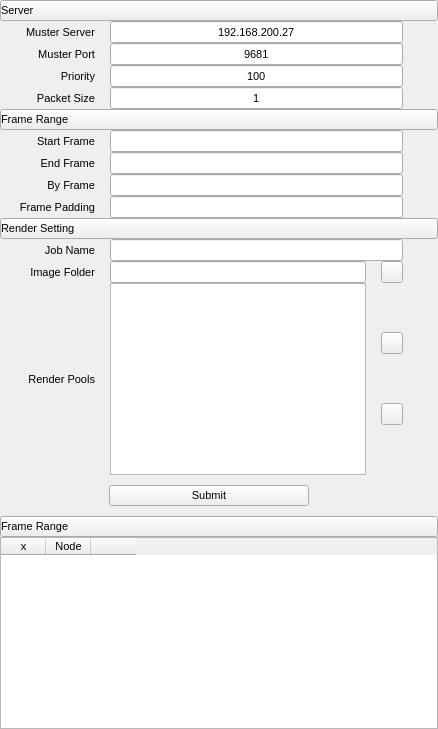
<?xml version="1.0" encoding="UTF-8"?>
<ui version="4.0">
 <class>MusterConnector</class>
 <widget class="QWidget" name="MusterConnector">
  <property name="geometry">
   <rect>
    <x>0</x>
    <y>0</y>
    <width>400</width>
    <height>760</height>
   </rect>
  </property>
  <property name="sizePolicy">
   <sizepolicy hsizetype="Preferred" vsizetype="MinimumExpanding">
    <horstretch>0</horstretch>
    <verstretch>0</verstretch>
   </sizepolicy>
  </property>
  <property name="minimumSize">
   <size>
    <width>400</width>
    <height>0</height>
   </size>
  </property>
  <property name="font">
   <font>
    <family>Arial</family>
    <pointsize>8</pointsize>
   </font>
  </property>
  <property name="windowTitle">
   <string>MusterConnector</string>
  </property>
  <layout class="QVBoxLayout" name="verticalLayout">
   <property name="spacing">
    <number>0</number>
   </property>
   <property name="sizeConstraint">
    <enum>QLayout::SetFixedSize</enum>
   </property>
   <property name="margin">
    <number>0</number>
   </property>
   <item>
    <layout class="QVBoxLayout" name="server_panel_layout">
     <property name="spacing">
      <number>0</number>
     </property>
     <item>
      <widget class="QPushButton" name="server_panel_button">
       <property name="layoutDirection">
        <enum>Qt::LeftToRight</enum>
       </property>
       <property name="styleSheet">
        <string notr="true">text-align: left</string>
       </property>
       <property name="text">
        <string>Server</string>
       </property>
       <property name="icon">
        <iconset>
         <normaloff>C:/Users/julio/.designer/icons/minus-square-o_000000_12.png</normaloff>
         <normalon>C:/Users/julio/.designer/icons/plus-square-o_000000_12.png</normalon>C:/Users/julio/.designer/icons/minus-square-o_000000_12.png</iconset>
       </property>
       <property name="checkable">
        <bool>false</bool>
       </property>
      </widget>
     </item>
     <item>
      <widget class="QWidget" name="server_panel" native="true">
       <layout class="QVBoxLayout" name="verticalLayout_2">
        <property name="spacing">
         <number>0</number>
        </property>
        <property name="leftMargin">
         <number>15</number>
        </property>
        <property name="topMargin">
         <number>0</number>
        </property>
        <property name="rightMargin">
         <number>35</number>
        </property>
        <property name="bottomMargin">
         <number>0</number>
        </property>
        <item>
         <layout class="QHBoxLayout" name="muster_ip_layout">
          <property name="spacing">
           <number>15</number>
          </property>
          <property name="sizeConstraint">
           <enum>QLayout::SetDefaultConstraint</enum>
          </property>
          <item>
           <widget class="QLabel" name="muster_ip_label">
            <property name="minimumSize">
             <size>
              <width>80</width>
              <height>0</height>
             </size>
            </property>
            <property name="text">
             <string>Muster Server</string>
            </property>
            <property name="alignment">
             <set>Qt::AlignRight|Qt::AlignTrailing|Qt::AlignVCenter</set>
            </property>
           </widget>
          </item>
          <item>
           <widget class="QLineEdit" name="muster_ip">
            <property name="text">
             <string>192.168.200.27</string>
            </property>
            <property name="alignment">
             <set>Qt::AlignCenter</set>
            </property>
           </widget>
          </item>
         </layout>
        </item>
        <item>
         <layout class="QHBoxLayout" name="muster_port_layout">
          <property name="spacing">
           <number>15</number>
          </property>
          <property name="sizeConstraint">
           <enum>QLayout::SetDefaultConstraint</enum>
          </property>
          <item>
           <widget class="QLabel" name="muster_port_label">
            <property name="minimumSize">
             <size>
              <width>80</width>
              <height>0</height>
             </size>
            </property>
            <property name="layoutDirection">
             <enum>Qt::LeftToRight</enum>
            </property>
            <property name="text">
             <string>Muster Port</string>
            </property>
            <property name="alignment">
             <set>Qt::AlignRight|Qt::AlignTrailing|Qt::AlignVCenter</set>
            </property>
           </widget>
          </item>
          <item>
           <widget class="QLineEdit" name="muster_port">
            <property name="text">
             <string>9681</string>
            </property>
            <property name="alignment">
             <set>Qt::AlignCenter</set>
            </property>
           </widget>
          </item>
         </layout>
        </item>
        <item>
         <layout class="QHBoxLayout" name="priority_layout">
          <property name="spacing">
           <number>15</number>
          </property>
          <property name="sizeConstraint">
           <enum>QLayout::SetDefaultConstraint</enum>
          </property>
          <item>
           <widget class="QLabel" name="priority_label">
            <property name="minimumSize">
             <size>
              <width>80</width>
              <height>0</height>
             </size>
            </property>
            <property name="layoutDirection">
             <enum>Qt::LeftToRight</enum>
            </property>
            <property name="text">
             <string>Priority</string>
            </property>
            <property name="alignment">
             <set>Qt::AlignRight|Qt::AlignTrailing|Qt::AlignVCenter</set>
            </property>
           </widget>
          </item>
          <item>
           <widget class="QLineEdit" name="priority">
            <property name="text">
             <string>100</string>
            </property>
            <property name="alignment">
             <set>Qt::AlignCenter</set>
            </property>
           </widget>
          </item>
         </layout>
        </item>
        <item>
         <layout class="QHBoxLayout" name="muster_packet_size_layout">
          <property name="spacing">
           <number>15</number>
          </property>
          <property name="sizeConstraint">
           <enum>QLayout::SetDefaultConstraint</enum>
          </property>
          <item>
           <widget class="QLabel" name="muster_packet_size_label">
            <property name="minimumSize">
             <size>
              <width>80</width>
              <height>0</height>
             </size>
            </property>
            <property name="text">
             <string>Packet Size</string>
            </property>
            <property name="alignment">
             <set>Qt::AlignRight|Qt::AlignTrailing|Qt::AlignVCenter</set>
            </property>
           </widget>
          </item>
          <item>
           <widget class="QLineEdit" name="packet_size">
            <property name="text">
             <string>1</string>
            </property>
            <property name="alignment">
             <set>Qt::AlignCenter</set>
            </property>
           </widget>
          </item>
         </layout>
        </item>
       </layout>
      </widget>
     </item>
    </layout>
   </item>
   <item>
    <layout class="QVBoxLayout" name="frame_range_layout">
     <property name="spacing">
      <number>0</number>
     </property>
     <item>
      <widget class="QPushButton" name="frame_range_panel_button">
       <property name="layoutDirection">
        <enum>Qt::LeftToRight</enum>
       </property>
       <property name="styleSheet">
        <string notr="true">text-align: left</string>
       </property>
       <property name="text">
        <string>Frame Range</string>
       </property>
       <property name="icon">
        <iconset>
         <normaloff>C:/Users/julio/.designer/icons/minus-square-o_000000_12.png</normaloff>
         <normalon>C:/Users/julio/.designer/icons/plus-square-o_000000_12.png</normalon>C:/Users/julio/.designer/icons/minus-square-o_000000_12.png</iconset>
       </property>
       <property name="checkable">
        <bool>false</bool>
       </property>
      </widget>
     </item>
     <item>
      <widget class="QWidget" name="frame_range_panel" native="true">
       <property name="enabled">
        <bool>true</bool>
       </property>
       <layout class="QVBoxLayout" name="verticalLayout_3">
        <property name="spacing">
         <number>0</number>
        </property>
        <property name="leftMargin">
         <number>15</number>
        </property>
        <property name="topMargin">
         <number>0</number>
        </property>
        <property name="rightMargin">
         <number>35</number>
        </property>
        <property name="bottomMargin">
         <number>0</number>
        </property>
        <item>
         <layout class="QHBoxLayout" name="start_frame_layout">
          <property name="spacing">
           <number>15</number>
          </property>
          <property name="sizeConstraint">
           <enum>QLayout::SetDefaultConstraint</enum>
          </property>
          <item>
           <widget class="QLabel" name="start_frame_label">
            <property name="minimumSize">
             <size>
              <width>80</width>
              <height>0</height>
             </size>
            </property>
            <property name="text">
             <string>Start Frame</string>
            </property>
            <property name="alignment">
             <set>Qt::AlignRight|Qt::AlignTrailing|Qt::AlignVCenter</set>
            </property>
           </widget>
          </item>
          <item>
           <widget class="QLineEdit" name="start_frame">
            <property name="alignment">
             <set>Qt::AlignCenter</set>
            </property>
           </widget>
          </item>
         </layout>
        </item>
        <item>
         <layout class="QHBoxLayout" name="end_frame_layout">
          <property name="spacing">
           <number>15</number>
          </property>
          <property name="sizeConstraint">
           <enum>QLayout::SetDefaultConstraint</enum>
          </property>
          <item>
           <widget class="QLabel" name="end_frame_label">
            <property name="minimumSize">
             <size>
              <width>80</width>
              <height>0</height>
             </size>
            </property>
            <property name="layoutDirection">
             <enum>Qt::LeftToRight</enum>
            </property>
            <property name="text">
             <string>End Frame</string>
            </property>
            <property name="alignment">
             <set>Qt::AlignRight|Qt::AlignTrailing|Qt::AlignVCenter</set>
            </property>
           </widget>
          </item>
          <item>
           <widget class="QLineEdit" name="end_frame">
            <property name="alignment">
             <set>Qt::AlignCenter</set>
            </property>
           </widget>
          </item>
         </layout>
        </item>
        <item>
         <layout class="QHBoxLayout" name="by_frame_layout">
          <property name="spacing">
           <number>15</number>
          </property>
          <property name="sizeConstraint">
           <enum>QLayout::SetDefaultConstraint</enum>
          </property>
          <item>
           <widget class="QLabel" name="by_frame_label">
            <property name="minimumSize">
             <size>
              <width>80</width>
              <height>0</height>
             </size>
            </property>
            <property name="layoutDirection">
             <enum>Qt::LeftToRight</enum>
            </property>
            <property name="text">
             <string>By Frame</string>
            </property>
            <property name="alignment">
             <set>Qt::AlignRight|Qt::AlignTrailing|Qt::AlignVCenter</set>
            </property>
           </widget>
          </item>
          <item>
           <widget class="QLineEdit" name="by_frame">
            <property name="alignment">
             <set>Qt::AlignCenter</set>
            </property>
           </widget>
          </item>
         </layout>
        </item>
        <item>
         <layout class="QHBoxLayout" name="frame_padding_layout">
          <property name="spacing">
           <number>15</number>
          </property>
          <property name="sizeConstraint">
           <enum>QLayout::SetDefaultConstraint</enum>
          </property>
          <item>
           <widget class="QLabel" name="frame_padding_label">
            <property name="minimumSize">
             <size>
              <width>80</width>
              <height>0</height>
             </size>
            </property>
            <property name="text">
             <string>Frame Padding</string>
            </property>
            <property name="alignment">
             <set>Qt::AlignRight|Qt::AlignTrailing|Qt::AlignVCenter</set>
            </property>
           </widget>
          </item>
          <item>
           <widget class="QLineEdit" name="frame_padding">
            <property name="alignment">
             <set>Qt::AlignCenter</set>
            </property>
           </widget>
          </item>
         </layout>
        </item>
       </layout>
      </widget>
     </item>
    </layout>
   </item>
   <item>
    <layout class="QVBoxLayout" name="submit_panel_layout">
     <property name="spacing">
      <number>0</number>
     </property>
     <item>
      <widget class="QPushButton" name="submit_panel_button">
       <property name="layoutDirection">
        <enum>Qt::LeftToRight</enum>
       </property>
       <property name="styleSheet">
        <string notr="true">text-align: left</string>
       </property>
       <property name="text">
        <string>Render Setting</string>
       </property>
       <property name="icon">
        <iconset>
         <normaloff>C:/Users/julio/.designer/icons/gear_c8c8c8_12.png</normaloff>C:/Users/julio/.designer/icons/gear_c8c8c8_12.png</iconset>
       </property>
       <property name="checkable">
        <bool>false</bool>
       </property>
      </widget>
     </item>
     <item>
      <widget class="QWidget" name="submit_panel" native="true">
       <property name="sizePolicy">
        <sizepolicy hsizetype="Expanding" vsizetype="Expanding">
         <horstretch>0</horstretch>
         <verstretch>0</verstretch>
        </sizepolicy>
       </property>
       <property name="minimumSize">
        <size>
         <width>400</width>
         <height>0</height>
        </size>
       </property>
       <layout class="QVBoxLayout" name="verticalLayout_4">
        <property name="spacing">
         <number>0</number>
        </property>
        <property name="sizeConstraint">
         <enum>QLayout::SetNoConstraint</enum>
        </property>
        <property name="leftMargin">
         <number>15</number>
        </property>
        <property name="topMargin">
         <number>0</number>
        </property>
        <property name="rightMargin">
         <number>35</number>
        </property>
        <property name="bottomMargin">
         <number>0</number>
        </property>
        <item>
         <layout class="QHBoxLayout" name="job_name_layout">
          <property name="spacing">
           <number>15</number>
          </property>
          <property name="sizeConstraint">
           <enum>QLayout::SetDefaultConstraint</enum>
          </property>
          <property name="leftMargin">
           <number>0</number>
          </property>
          <property name="rightMargin">
           <number>0</number>
          </property>
          <item>
           <widget class="QLabel" name="job_name_label">
            <property name="minimumSize">
             <size>
              <width>80</width>
              <height>0</height>
             </size>
            </property>
            <property name="text">
             <string>Job Name</string>
            </property>
            <property name="alignment">
             <set>Qt::AlignRight|Qt::AlignTrailing|Qt::AlignVCenter</set>
            </property>
           </widget>
          </item>
          <item>
           <widget class="QLineEdit" name="job_name"/>
          </item>
         </layout>
        </item>
        <item>
         <layout class="QHBoxLayout" name="image_folder_layout">
          <property name="spacing">
           <number>15</number>
          </property>
          <property name="sizeConstraint">
           <enum>QLayout::SetDefaultConstraint</enum>
          </property>
          <item>
           <widget class="QLabel" name="image_folder_label">
            <property name="minimumSize">
             <size>
              <width>80</width>
              <height>0</height>
             </size>
            </property>
            <property name="layoutDirection">
             <enum>Qt::LeftToRight</enum>
            </property>
            <property name="text">
             <string>Image Folder</string>
            </property>
            <property name="alignment">
             <set>Qt::AlignRight|Qt::AlignTrailing|Qt::AlignVCenter</set>
            </property>
           </widget>
          </item>
          <item>
           <widget class="QLineEdit" name="image_folder"/>
          </item>
          <item>
           <widget class="QPushButton" name="open_path_button">
            <property name="minimumSize">
             <size>
              <width>22</width>
              <height>22</height>
             </size>
            </property>
            <property name="maximumSize">
             <size>
              <width>22</width>
              <height>22</height>
             </size>
            </property>
            <property name="text">
             <string/>
            </property>
            <property name="icon">
             <iconset>
              <normaloff>C:/Users/julio/.designer/icons/folder-o_c8c8c8_12.png</normaloff>C:/Users/julio/.designer/icons/folder-o_c8c8c8_12.png</iconset>
            </property>
           </widget>
          </item>
         </layout>
        </item>
        <item>
         <layout class="QHBoxLayout" name="horizontalLayout">
          <property name="spacing">
           <number>15</number>
          </property>
          <property name="leftMargin">
           <number>0</number>
          </property>
          <property name="rightMargin">
           <number>0</number>
          </property>
          <item>
           <widget class="QLabel" name="render_pool_label">
            <property name="minimumSize">
             <size>
              <width>80</width>
              <height>0</height>
             </size>
            </property>
            <property name="text">
             <string>Render Pools</string>
            </property>
            <property name="alignment">
             <set>Qt::AlignRight|Qt::AlignTrailing|Qt::AlignVCenter</set>
            </property>
           </widget>
          </item>
          <item>
           <widget class="QListWidget" name="render_pool">
            <property name="sizePolicy">
             <sizepolicy hsizetype="Minimum" vsizetype="Minimum">
              <horstretch>0</horstretch>
              <verstretch>0</verstretch>
             </sizepolicy>
            </property>
            <property name="toolTip">
             <string>&lt;html&gt;&lt;head/&gt;&lt;body&gt;&lt;p&gt;(滑鼠右鍵) &lt;span style=&quot; font-weight:600;&quot;&gt;選擇&lt;/span&gt;&lt;/p&gt;&lt;p&gt;(CTRL + 滑鼠右鍵)&lt;span style=&quot; font-weight:600;&quot;&gt; 減選&lt;/span&gt;&lt;/p&gt;&lt;/body&gt;&lt;/html&gt;</string>
            </property>
           </widget>
          </item>
          <item>
           <layout class="QVBoxLayout" name="verticalLayout_6">
            <property name="spacing">
             <number>0</number>
            </property>
            <item>
             <widget class="QPushButton" name="default_selection_button">
              <property name="minimumSize">
               <size>
                <width>22</width>
                <height>22</height>
               </size>
              </property>
              <property name="maximumSize">
               <size>
                <width>22</width>
                <height>22</height>
               </size>
              </property>
              <property name="text">
               <string/>
              </property>
              <property name="icon">
               <iconset>
                <normaloff>../icons/refresh_c8c8c8_12.png</normaloff>../icons/refresh_c8c8c8_12.png</iconset>
              </property>
             </widget>
            </item>
            <item>
             <widget class="QPushButton" name="clear_selection_button">
              <property name="minimumSize">
               <size>
                <width>22</width>
                <height>22</height>
               </size>
              </property>
              <property name="maximumSize">
               <size>
                <width>22</width>
                <height>22</height>
               </size>
              </property>
              <property name="text">
               <string/>
              </property>
              <property name="icon">
               <iconset>
                <normaloff>../icons/remove_c8c8c8_12.png</normaloff>../icons/remove_c8c8c8_12.png</iconset>
              </property>
             </widget>
            </item>
           </layout>
          </item>
         </layout>
        </item>
        <item>
         <layout class="QHBoxLayout" name="submit_button_layout">
          <property name="spacing">
           <number>10</number>
          </property>
          <property name="leftMargin">
           <number>0</number>
          </property>
          <property name="topMargin">
           <number>10</number>
          </property>
          <property name="bottomMargin">
           <number>10</number>
          </property>
          <item>
           <widget class="QPushButton" name="submit_render_button">
            <property name="maximumSize">
             <size>
              <width>200</width>
              <height>80</height>
             </size>
            </property>
            <property name="text">
             <string>Submit</string>
            </property>
            <property name="icon">
             <iconset>
              <normaloff>C:/Users/julio/.designer/icons/send-o_c8c8c8_12.png</normaloff>C:/Users/julio/.designer/icons/send-o_c8c8c8_12.png</iconset>
            </property>
           </widget>
          </item>
         </layout>
        </item>
       </layout>
      </widget>
     </item>
    </layout>
   </item>
   <item>
    <layout class="QVBoxLayout" name="nuke_panel_layout">
     <property name="spacing">
      <number>0</number>
     </property>
     <item>
      <widget class="QPushButton" name="nuke_panel_button">
       <property name="layoutDirection">
        <enum>Qt::LeftToRight</enum>
       </property>
       <property name="styleSheet">
        <string notr="true">text-align: left</string>
       </property>
       <property name="text">
        <string>Frame Range</string>
       </property>
       <property name="icon">
        <iconset>
         <normaloff>C:/Users/julio/nuke_scripts/icons/Write1.png</normaloff>
         <normalon>C:/Users/julio/nuke_scripts/icons/Write.png</normalon>C:/Users/julio/nuke_scripts/icons/Write1.png</iconset>
       </property>
       <property name="checkable">
        <bool>false</bool>
       </property>
      </widget>
     </item>
     <item>
      <widget class="QWidget" name="nuke_panel" native="true">
       <layout class="QVBoxLayout" name="verticalLayout_5">
        <property name="spacing">
         <number>0</number>
        </property>
        <property name="margin">
         <number>0</number>
        </property>
        <item>
         <layout class="QVBoxLayout" name="nuke_write_table_layout">
          <property name="spacing">
           <number>0</number>
          </property>
          <item>
           <widget class="QTableWidget" name="nuke_write_table">
            <attribute name="horizontalHeaderVisible">
             <bool>true</bool>
            </attribute>
            <attribute name="horizontalHeaderDefaultSectionSize">
             <number>45</number>
            </attribute>
            <attribute name="horizontalHeaderMinimumSectionSize">
             <number>0</number>
            </attribute>
            <attribute name="horizontalHeaderStretchLastSection">
             <bool>false</bool>
            </attribute>
            <column>
             <property name="text">
              <string>x</string>
             </property>
            </column>
            <column>
             <property name="text">
              <string>Node</string>
             </property>
            </column>
            <column>
             <property name="text">
              <string/>
             </property>
            </column>
           </widget>
          </item>
         </layout>
        </item>
       </layout>
      </widget>
     </item>
    </layout>
   </item>
  </layout>
 </widget>
 <resources/>
 <connections/>
</ui>
